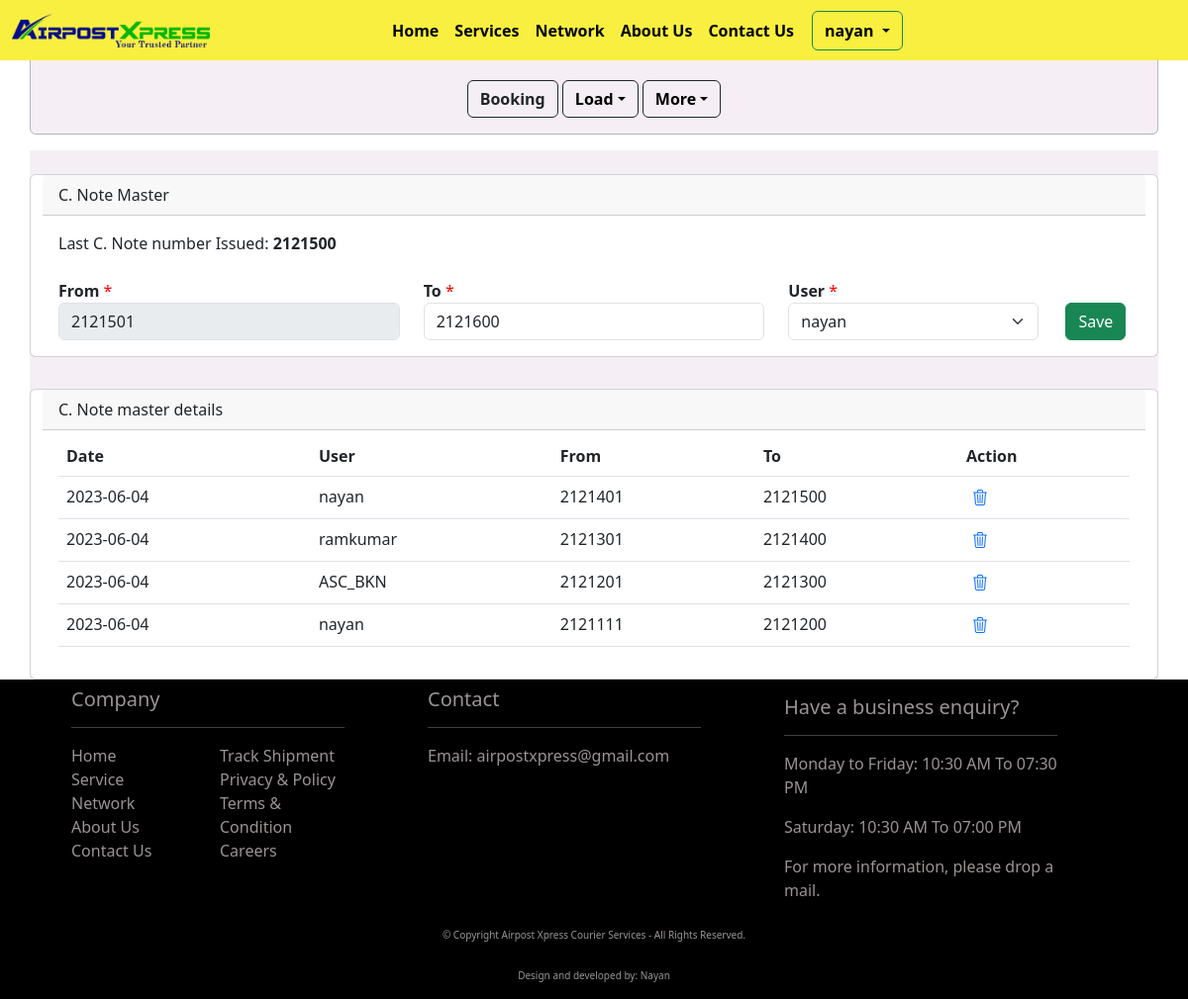
/c_note_master (signed in), run on an earlier commit of the app's database.
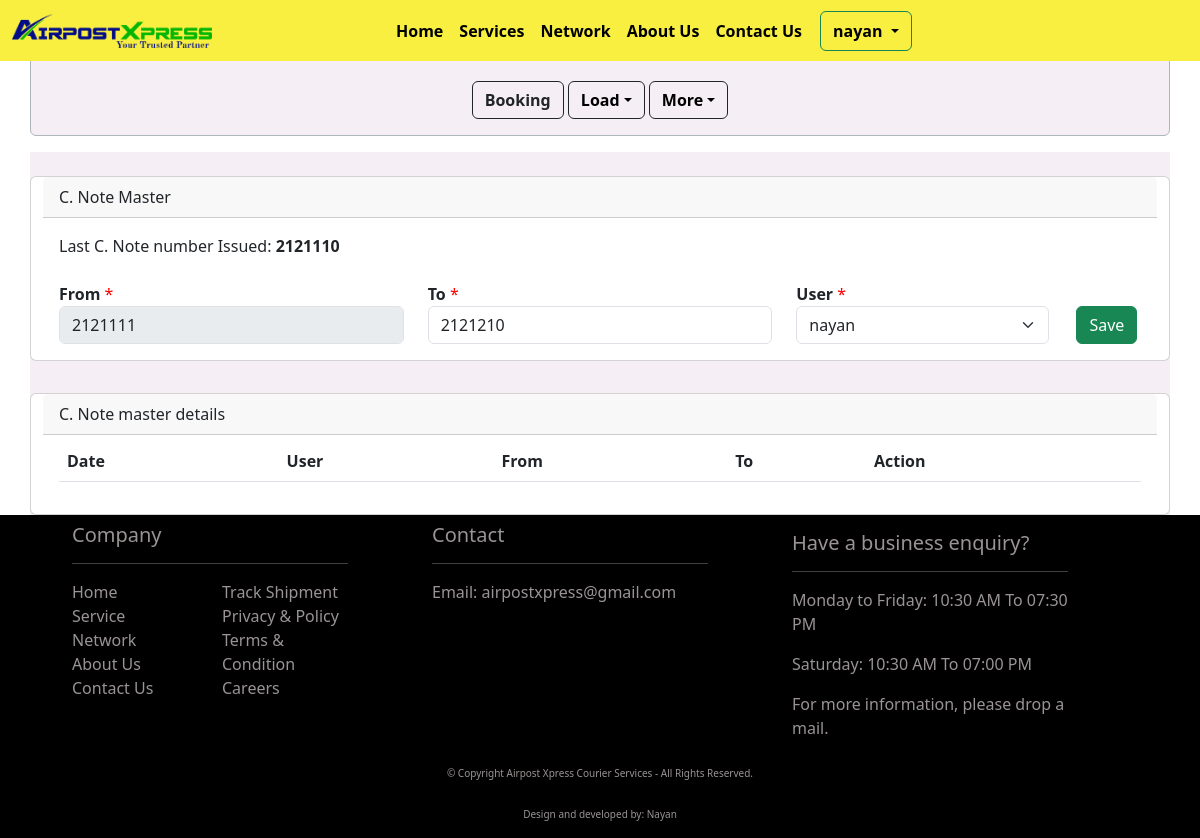
And on a later commit of the database.
### api/models.py (models this page shows, shortened)
class CNoteGenerator(models.Model):
    from_range = models.BigIntegerField(blank=False, null=True)
    to_range = models.BigIntegerField(blank=False, null=True)
    user = models.ForeignKey(User, models.CASCADE, blank=False, null=True)
    created_at = models.DateTimeField(auto_now_add=True, null=True, blank=True)
    updated_at = models.DateTimeField(auto_now=True, null=True, blank=True)
    class Meta:
        verbose_name_plural = "C Note Number Generator"

### api/views.py (the view)
# urls.py: path(r"c_note_master", c_note_master, name="c_note_master"),
@login_required(login_url="login_auth")
def c_note_master(request):
    log.info("Request for C Note Number by {}".format(request.user))
    user_details = UserAdditionalDetails.objects.get(user=request.user)
    last_number = CNoteGenerator.objects.aggregate(max_value=Max("to_range"))["max_value"]
    if not last_number:
        last_number = 2121110
    from_range = last_number + 1
    to_range = from_range + 99
    last_50_records = CNoteGenerator.objects.order_by('-created_at')[:50]
    users = User.objects.all()
    context= {
        "last_number": last_number,
        "from_range": from_range,
        "to_range": to_range,
        "last_50_records": last_50_records,
        "users": users
    }
    return render(request, "c_note_master.html", context=context)

### api/templates/c_note_master.html (shortened to what the changed rows need)
{% extends 'base.html' %}{% block title %}C.Note Master{% endblock title %}{% load static %}{% block content %}
<div class="container back_color">
    <div class="row">
        <div class="card mt-4">
            <div class="col-12">
                <div class="card-body">
                    <form action="" method="post">
                        <div class="row justify-content-center">
                            <label for="">Last C. Note number Issued: <b>{{ last_number }}</b></label><br><br>
                            <div class="col-md-4">
                                <label for="from_range"><b>From</b>
                                    <span class="red_color">*</span>
                                </label>
                                <input type="number" id="from_range" name="fron_range" class="form-control" value="{{ from_range }}" disabled />
                            </div>
                            <div class="col-md-4">
                                <label for="to_range"><b>To</b>
                                    <span class="red_color">*</span>
                                </label>
                                <input type="number" id="to_range" name="to_range" class="form-control" value="{{ to_range }}" />
                            </div>
                        </div>
                    </form>
                </div>
            </div>
        </div>
    </div>
    <div class="row mt-2">
        <div class="card mt-4">
            <div class="col-12">
                <div class="card-body">
                    <div class="table-responsive">
                        <table class="table" id="DrsTable">
                            <thead>
                                <tr>
                                    <th scope="col">Date</th>
                                    <th scope="col">User</th>
                                    <th scope="col">From</th>
                                    <th scope="col">To</th>
                                    <th scope="col">Action</th>
                                </tr>
                            </thead>
                            <tbody id="tbody">
                                {% for detail in last_50_records %}
                                <tr>
                                    <td>{{ detail.created_at|date:'Y-m-d' }}</td>
                                    <td>{{ detail.user.username }}</td>
                                    <td>{{ detail.from_range }}</td>
                                    <td>{{ detail.to_range }}</td>
                                    <td>
                                        <button type='button' id='delete_button' class='border-0 bg-transparent text-primary deleteButton' data-sid="{{ detail.id }}" title="Delete DRS" data-toggle="modal" data-target="#deleteModal"><i class="bi bi-trash3"></i></button>
                                    </td>
                                </tr>
                                {% endfor %}
                            </tbody>
                        </table>
                    </div>
                </div>
            </div>
        </div>
    </div>
</div>
{% include 'c_note_ajax.html' %} {% endblock content %}

What changed in the data, as far as the page shows it:
removed CNoteGenerator: created_at "2023-06-04", user.username "nayan", from_range "2121401", to_range "2121500"
removed CNoteGenerator: created_at "2023-06-04", user.username "ramkumar", from_range "2121301", to_range "2121400"
removed CNoteGenerator: created_at "2023-06-04", user.username "ASC_BKN", from_range "2121201", to_range "2121300"
removed CNoteGenerator: created_at "2023-06-04", user.username "nayan", from_range "2121111", to_range "2121200"
Also different on the page:
{{ last_number }}: "2121500" → "2121110"
form field fron_range: "2121501" → "2121111"
form field to_range: "2121600" → "2121210"
